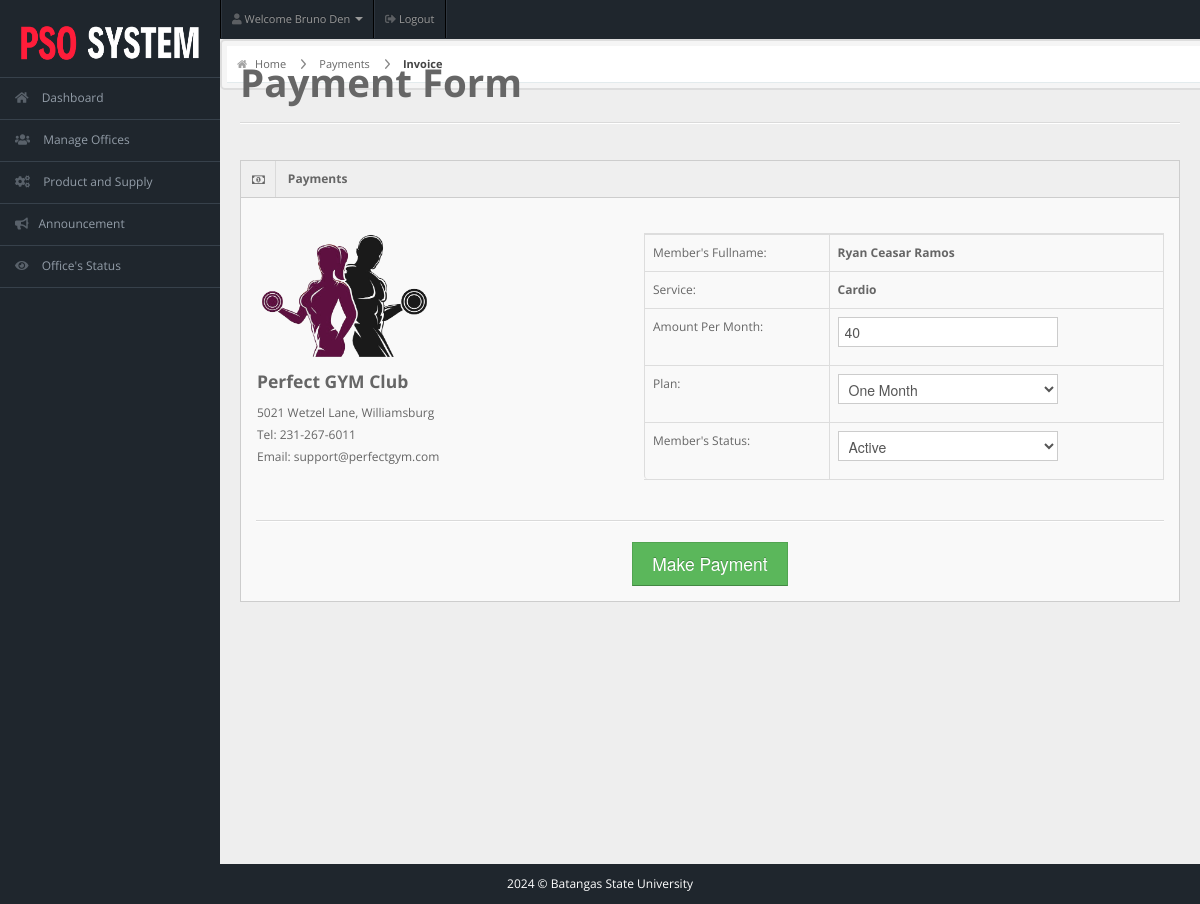
The page /staff/staff-pages/user-payment.php?id=30 (signed in) on the database its author committed.
### tables this page shows
CREATE TABLE IF NOT EXISTS `staffs` (
  `user_id` int NOT NULL AUTO_INCREMENT,
  `username` varchar(50) NOT NULL,
  `password` varchar(50) NOT NULL,
  `email` varchar(50) NOT NULL,
  `fullname` varchar(50) NOT NULL,
  `address` varchar(20) NOT NULL,
  `profile_picture` varchar(255) DEFAULT NULL,
  `designation` varchar(20) NOT NULL,
  `gender` varchar(10) NOT NULL,
  `contact` bigint NOT NULL,
  `dor` date NOT NULL,
  PRIMARY KEY (`user_id`)
);

CREATE TABLE IF NOT EXISTS `members` (
  `user_id` int NOT NULL AUTO_INCREMENT,
  `fullname` varchar(20) NOT NULL,
  `username` varchar(20) NOT NULL,
  `email` varchar(255) NOT NULL,
  `password` varchar(100) NOT NULL,
  `gender` varchar(20) NOT NULL,
  `dor` date NOT NULL,
  `profile_picture` varchar(255) DEFAULT NULL,
  `services` varchar(50) NOT NULL,
  `amount` int NOT NULL,
  `paid_date` date NOT NULL,
  `p_year` int NOT NULL,
  `plan` varchar(100) NOT NULL,
  `address` varchar(20) NOT NULL,
  `contact` varchar(10) NOT NULL,
  `status` varchar(20) NOT NULL DEFAULT 'Active',
  `attendance_count` int NOT NULL,
  `ini_weight` int NOT NULL DEFAULT '0',
  `curr_weight` int NOT NULL DEFAULT '0',
  `ini_bodytype` varchar(50) NOT NULL,
  `curr_bodytype` varchar(50) NOT NULL,
  `progress_date` date NOT NULL,
  `reminder` int NOT NULL DEFAULT '0',
  PRIMARY KEY (`user_id`)
);

### staff/staff-pages/user-payment.php (the view, shortened to what this page needs)
<!DOCTYPE html>
<html lang="en">
<head>
  <link rel="stylesheet" href="../css/bootstrap.min.css" />
  <link rel="stylesheet" href="../css/bootstrap-responsive.min.css" />
  <link rel="stylesheet" href="../css/fullcalendar.css" />
  <link rel="stylesheet" href="../css/matrix-style.css" />
  <link rel="stylesheet" href="../css/matrix-media.css" />
  <link href="../font-awesome/css/font-awesome.css" rel="stylesheet" />
  <link rel="stylesheet" href="../css/jquery.gritter.css" />
  <link href="https://cdnjs.cloudflare.com/ajax/libs/font-awesome/5.15.4/css/all.min.css" rel="stylesheet">
</head>
<body>
  <?php include '../includes/header.php' ?>
  <?php $page = 'payment';
  include '../includes/sidebar.php' ?>
  <?php
  $id = $_GET['id'];
  $qry = "select * from members where user_id='$id'";
  $result = mysqli_query($conn, $qry);
  while ($row = mysqli_fetch_array($result)) {
  ?>
    <div id="content">
      <div id="content-header">
        <div id="breadcrumb"> <a href="index.php" title="Go to Home" class="tip-bottom"><i class="icon-home"></i> Home</a>
          <a href="payment.php">Payments</a>
          <a href="#" class="current">Invoice</a>
        </div>
      </div>
      <div class="container-fluid" style="margin-top:-38px;">
        <h1>Payment Form</h1>
        <hr>
        <div class="row-fluid">
          <div class="span12">
            <div class="widget-box">
              <div class="widget-title"> <span class="icon"> <i class="icon-money"></i> </span>
                <h5>Payments</h5>
              </div>
              <div class="widget-content">
                <div class="row-fluid">
                  <div class="span5">
                    <table class="">
                      <tbody>
                        <tr>
                          <td><img src="../img/gym-logo.png" alt="Logo" width="175"></td>
                        </tr>
                        <tr>
                          <td>
                            <h4>Perfect GYM Club</h4>
                          </td>
                        </tr>
                        <tr>
                          <td>5021 Wetzel Lane, Williamsburg</td>
                        </tr>
                        <tr>
                          <td>Tel: 231-267-6011</td>
                        </tr>
                        <tr>
                          <td>Email: support@perfectgym.com</td>
                        </tr>
                      </tbody>
                    </table>
                  </div>
                  <div class="span7">
                    <table class="table table-bordered table-invoice">
                      <tbody>
                        <form action="userpay.php" method="POST">
                          <tr>
                          <tr>
                            <td class="width30">Member's Fullname:</td>
                            <td class="width70"><strong><?php echo $row['fullname']; ?></strong></td>
                          </tr>
                          <tr>
                            <td>Service:</td>
                            <td><strong><?php echo $row['services']; ?></strong></td>
                          </tr>
                          <tr>
                            <td>Amount Per Month:</td>
                            <td><input id="amount" type="number" name="amount" value='<?php if ($row['services'] == 'Fitness') {
                                                                                        echo '55';
                                                                                      } elseif ($row['services'] == 'Sauna') {
                                                                                        echo '35';
                                                                                      } else {
                                                                                        echo '40';
                                                                                      } ?>' /></td>
                          </tr>
                          <td class="width30">Plan:</td>
                          <td class="width70">
                            <div class="controls">
                              <select name="plan" required="required" id="select">
                                <option value="1" selected="selected">One Month</option>
                              </select>
                            </div>
                          </td>
                          <td class="width30">Member's Status:</td>
                          <td class="width70">
                            <div class="controls">
                              <select name="status" required="required" id="select">
                                <option value="Active" selected="selected">Active</option>
                              </select>
                            </div>
                          </td>
                          </tr>
                      </tbody>
                    </table>
                  </div>
                </div>
                <div class="row-fluid">
                  <div class="span12">
                    <hr>
                    <div class="text-center">
                      <button class="btn btn-success btn-large" type="SUBMIT" href="">Make Payment</button>
                    </div>
                  </div>
                </div>
              <?php
            }
              ?>
              </div>
            </div>
          </div>
        </div>
      </div>
    </div>
    <?php
    include '../includes/footer.php';
    ?>
</body>
</html>

### staff/includes/header.php (shortened to what this page needs)
<?php
$user_name = '';
if (isset($_SESSION['fullname'])) {
  $user_name = $_SESSION['fullname'];
} else {
  include "../dbcon.php";
  if (isset($_SESSION['user_id'])) {
    $user_id = $_SESSION['user_id'];
    $qry = "SELECT fullname FROM staffs WHERE user_id = '$user_id'";
    $result = mysqli_query($con, $qry);
    if ($result && $row = mysqli_fetch_assoc($result)) {
      $user_name = $row['fullname'];
    }
  }
}
?>
<div id="header">
  <img class="logo-large" src="../img/header_logo.png" alt="Logo" style="width: 200px; height: 80px;">
</div>
<div id="user-nav" class="navbar navbar-inverse">
  <ul class="nav right">
    <li class="dropdown" id="profile-messages">
      <a title="" href="#" data-toggle="dropdown" data-target="#profile-messages" class="dropdown-toggle">
        <i class="fas fa-user"></i> <span class="text"> Welcome <?php echo htmlspecialchars($user_name); ?> <b class="caret"></b>
      </a>
    </li>
    <li class="">
      <a title="" href="../logout.php">
        <i class="fas fa-sign-out-alt"></i> <span class="text">Logout</span>
      </a>
    </li>
  </ul>
</div>

### staff/css/matrix-style.css (style rules this page uses)
* { outline: none !important; -moz-outline: none !important; }
html, body { height: 100%; }
body { overflow-x: hidden; margin-top: -10px; font-family: "Open Sans", sans-serif; font-size: 12px; color: #666; }
a { color: #666; }
select, textarea, input[type="text"], input[type="password"], input[type="datetime"], input[type="datetime-local"], input[type="date"], input[type="month"], input[type="time"], input[type="week"], input[type="number"], input[type="email"], input[type="url"], input[type="search"], input[type="tel"], input[type="color"], .uneditable-input, .label, .dropdown-menu, .btn, .well, .progress, .table-bordered, .btn-group > .btn:first-child, .btn-group > .btn:last-child, .btn-group > .btn:last-child, .btn-group > .dropdown-toggle, .alert { border-radius: 0px; }
.btn, textarea, input[type="text"], input[type="password"], input[type="datetime"], input[type="datetime-local"], input[type="date"], input[type="month"], input[type="time"], input[type="week"], input[type="number"], input[type="email"], input[type="url"], input[type="search"], input[type="tel"], input[type="color"], .uneditable-input { box-shadow: none; }
.progress, .progress-success .bar, .progress .bar-success, .progress-warning .bar, .progress .bar-warning, .progress-danger .bar, .progress .bar-danger, .progress-info .bar, .progress .bar-info, .btn, .btn-primary { background-image: none; }
hr { border-top-color: #dadada; }
#header { height: 77px; position: relative; width: 100%; z-index: -9; }
#user-nav { position: absolute; left: 220px; top: 0px; z-index: 20; margin: 0; }
#user-nav > ul { margin: 0; padding: 0; list-style: none; border-right: 1px solid #2e363f; border-left: 1px solid #000; }
#user-nav > ul > li { float: left; list-style-type: none; margin: 0; position: relative; padding: 0; border-left: 1px solid #2e363f; border-right: 1px solid #000; }
#user-nav > ul > li > a { padding: 9px 10px; display: block; font-size: 11px; }
#user-nav > ul > li > a > i, #sidebar li a i { opacity: 0.5; margin-top: 2px; }
#content { background: none repeat scroll 0 0 #eeeeee; margin-left: 220px; margin-right: 0; padding-bottom: 25px; position: relative; min-height: 100%; width: auto; }
#content-header { position: abslute; width: 100%; margin-top: -38px; z-index: 20; }
.container-fluid .row-fluid:first-child { margin-top: 20px; }
#breadcrumb { background-color: #fff; border-bottom: 1px solid #e3ebed; }
#breadcrumb a { padding: 8px 20px 8px 10px; display: inline-block; background-image: url("../img/breadcrumb.png"); background-position: center right; background-repeat: no-repeat; font-size: 11px; color: #666666; }
#breadcrumb a:last-child { background-image: none; }
#breadcrumb a.current { font-weight: bold; color: #444444; }
#breadcrumb a i { margin-right: 5px; opacity: 0.6; }
.widget-box { background: none repeat scroll 0 0 #f9f9f9; border-left: 1px solid #cdcdcd; border-top: 1px solid #cdcdcd; border-right: 1px solid #cdcdcd; clear: both; margin-top: 16px; margin-bottom: 16px; position: relative; }
.widget-title, .modal-header, .table th, div.dataTables_wrapper .ui-widget-header { background: #efefef; border-bottom: 1px solid #cdcdcd; height: 36px; }
.widget-title span.icon { padding: 9px 10px 7px 11px; float: left; border-right: 1px solid #dadada; }
.widget-title h5 { color: #666; float: left; font-size: 12px; font-weight: bold; padding: 12px; line-height: 12px; margin: 0; }
.widget-content { padding: 15px; border-bottom: 1px solid #cdcdcd; }
form { margin-bottom: 0; }

### staff/css/matrix-media.css (style rules this page uses)
body { background:#2E363F; }
#header { background-color: #1f262d; margin-top:10px; }

### staff/includes/header.php (style rules this page uses)
#header img { position: absolute; left: 10px; margin-bottom: 20px; }
#content #content-header { border: 2px solid #ddd; padding: 5px; background-color: #f5f5f5; border-radius: 5px; }

### staff/includes/sidebar.php (style rules this page uses)
body { background-color: #1f262d; }
#header img { position: absolute; left: 10px; margin-bottom: 20px; }

### rows shown on the page
staffs: fullname "Bruno Den"
members: fullname "Ryan Ceasar Ramos", services "Cardio", amount "40"
